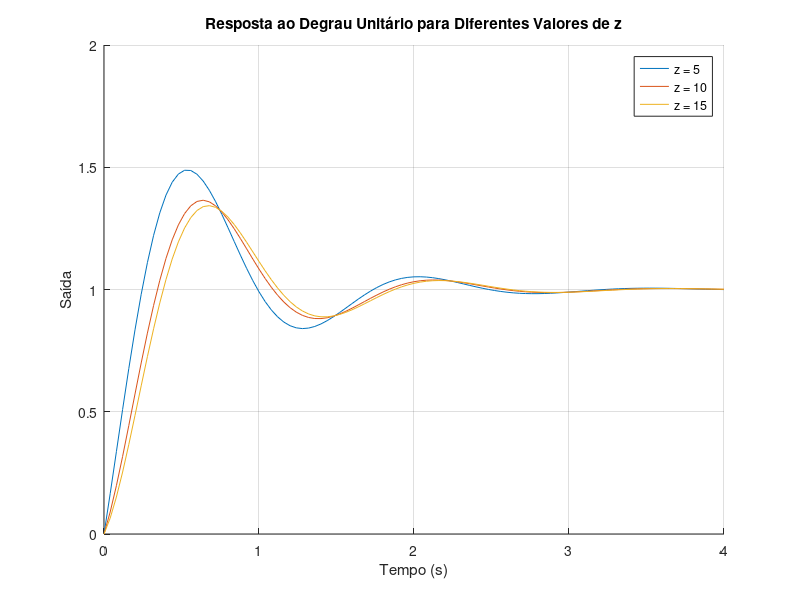

Recreate this plot in MATLAB.
pkg load control;

z_values = [5, 10, 15];

figure;
hold on;

for z = z_values
    num = (20 / z) * [1, z];  % (20/z) * (s + z)
    den = [1, 3, 20];         % s^2 + 3s + 20

    sys = tf(num, den);

    [y, t] = step(sys);
    plot(t, y, 'DisplayName', ['z = ' num2str(z)]);
end

title('Resposta ao Degrau Unitário para Diferentes Valores de z');
xlabel('Tempo (s)');
ylabel('Saída');
legend('show');
grid on;
hold off;

